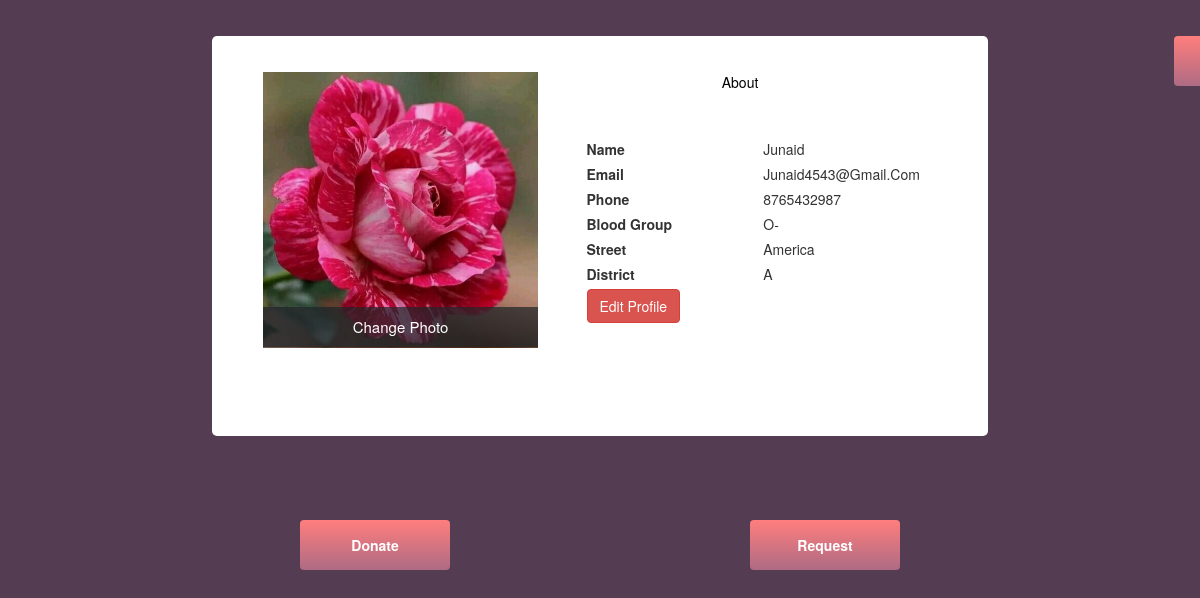
The app's page /user/logindetails.php (signed in) with its own data.
### tables this page shows
CREATE TABLE IF NOT EXISTS `donor` (
  `id` int(100) NOT NULL AUTO_INCREMENT,
  `Name` varchar(200) NOT NULL,
  `Email` varchar(300) NOT NULL,
  `Password` varchar(100) NOT NULL,
  `Contact_no` varchar(200) NOT NULL,
  `Blood_group` varchar(300) NOT NULL,
  `Street` varchar(400) NOT NULL,
  `District` varchar(500) NOT NULL,
  `image` varchar(100) NOT NULL,
  `date` datetime NOT NULL DEFAULT current_timestamp(),
  PRIMARY KEY (`id`)
);

### user/logindetails.php (the view, shortened to what this page needs)
<?php
include('connect.php');
$sqli = "SELECT * FROM donor WHERE id='" . $_SESSION['userid'] . "'";
if ($reqe = mysqli_query($connect, $sqli)) {
    while ($are = mysqli_fetch_array($reqe)) {
        $profile = $are['image'];
    }
}
?>
<html lang="en">
<head>
    <link rel="stylesheet" href="https://maxcdn.bootstrapcdn.com/bootstrap/3.4.1/css/bootstrap.min.css">
    <link rel="stylesheet" href="style/logindetailsstyle.css" type="text/css" />
    <link rel="stylesheet" href="style/LoginDetails.css" type="text/css" />
</head>
<body>
    <div class="img">
        <a href="logoutuser.php">
            <button type="text" name="button" class="logout">logout<i class="fas fa-sign-out-alt"></i></button></a>
    </div>
    <div class="container emp-profile">
        <div class="col-md-4">
            <div class="profile-img">
                <form action="datacre" method="post" id="form" enctype="multipart/form-data">
                    <img id="abc" src="<?php
                                        if ($profile == '') {
                                            echo "https://st2.depositphotos.com/1104517/11965/v/600/depositphotos_119659092-stock-illustration-male-avatar-profile-picture-vector.jpg";
                                        } else {
                                            echo $profile;
                                        }
                                        ?>" alt="" />
                    <div class="file btn btn-lg btn-primary">
                        Change Photo
                </form>
            </div>
        </div>
    </div>
    <li class="nav-item">
        <a class="nav-link " id="home-tab" data-toggle="tab" href="#home" role="tab" aria-controls="home" aria-selected="true" style="    color: black; margin-left: 219px;">About</a>
    </li>
    <div class="demotable" style="    margin-top: 38%;
    display: flex;
    text-transform: capitalize;
    margin-left: 139px;">
        <div style='text-transform:capitalize'>
            <?php
            $sql = "SELECT * FROM donor WHERE id='" . $_SESSION['userid'] . "'";
            if ($req = mysqli_query($connect, $sql)) {
                while ($ar = mysqli_fetch_array($req)) {
                    echo " <tbody>
<tr class='sbtable' >" ?>
                    <div class="col-md-8" style="margin-left:295px;margin-top:-127px">
                        <div class="tab-content profile-tab" id="myTabContent">
                            <div class="" id="home" role="tabpanel" aria-labelledby="home-tab" style="    display: table;
    width: 461px;
    /* display: flex; */
    margin-top: -94px;">
                                <div class="row">
                                    <div class="col-md-6">
                                        <label>Name</label>
                                    </div>
                                    <div class="col-md-6">
                                        <?php echo "<td>" . $ar['Name'] . "</td>" ?>
                                    </div>
                                </div>
                                <div class="row">
                                    <div class="col-md-6">
                                        <label>Email</label>
                                    </div>
                                    <div class="col-md-6">
                                        <?php echo "<td>" . $ar['Email'] . "</td>" ?>
                                    </div>
                                </div>
                                <div class="row">
                                    <div class="col-md-6">
                                        <label>Phone</label>
                                    </div>
                                    <div class="col-md-6">
                                        <?php echo "<td>" . $ar['Contact_no'] . "</td>" ?>
                                    </div>
                                </div>
                                <div class="row">
                                    <div class="col-md-6">
                                        <label>Blood Group</label>
                                    </div>
                                    <div class="col-md-6">
                                        <?php echo "<td>" . $ar['Blood_group'] . "</td>" ?>
                                    </div>
                                </div>
                                <div class="row">
                                    <div class="col-md-6">
                                        <label>Street</label>
                                    </div>
                                    <div class="col-md-6">
                                        <?php echo "<td>" . $ar['Street'] . "</td>" ?>
                                    </div>
                                </div>
                                <div class="row">
                                    <div class="col-md-6">
                                        <label>District</label>
                                    </div>
                                    <div class="col-md-6">
                                        <?php echo "<td>" . $ar['District'] . "</td>" ?>
                                    </div>
                                </div>
                                <?php echo "<td>
<button type='button' class='btn btn-danger' data-toggle='modal' data-target='#exampleModal'>Edit Profile</button>"
                                ?>
                            </div>
                        </div>
                <?php
                }
            } else {
                echo mysqli_error($connect);
            }
                ?>
                    </div>
        </div>
    </div>
    <div style="display: flex;
   justify-content: space-evenly;
    margin-top: 7%;
">
        <a href="donorformuser.php" style="color:white">
            <button type="button" class="bnt"> Donate</button></a>
        <a href="requestformuser.php" style="color:white"><button type="button" class="bnt"> Request</button></a>
    </div>
</body>
</html>

### user/style/logindetailsstyle.css (style rules this page uses)
.demotable { margin-top: 5%; justify-content: center; display: flex; }

### user/style/LoginDetails.css (style rules this page uses)
* { margin:0px; padding: 0px }
.row { margin-right: -15px; margin-left: -15px; }
body { background: #543c52; }
.emp-profile { padding: 3%; margin-top: 3%; border-radius: 0.5rem; background: #fff; width: 776px; height: 400px; }
.profile-img { text-align: center; }
.profile-img img { width: 275px }
.col-md-6 { width: 36%; }
.profile-img .file { position: relative; overflow: hidden; margin-top: -20%; width: 70%; border: none; border-radius: 0; font-size: 15px; background: #212529b8; width: 275px }
.profile-tab label { font-weight: 600; }
a { color: #ffffff; text-decoration: none; }
.img { display: flex; position: absolute; margin-left: 1174px; }
.logout { background:linear-gradient(180deg, #ff7e7d, #ae6b84); font-weight: bold; border:none; border-radius:4px; height: 50px; color:white; width:150px }
.bnt { background:linear-gradient(180deg, #ff7e7d, #ae6b84); font-weight: bold; border:none; border-radius:4px; height: 50px; color:white; width:150px }

### records on screen
donor: image (picture), Name "Junaid", Email "Junaid4543@gmail.com", Contact_no "8765432987", Blood_group "O-", Street "America", District "A"
